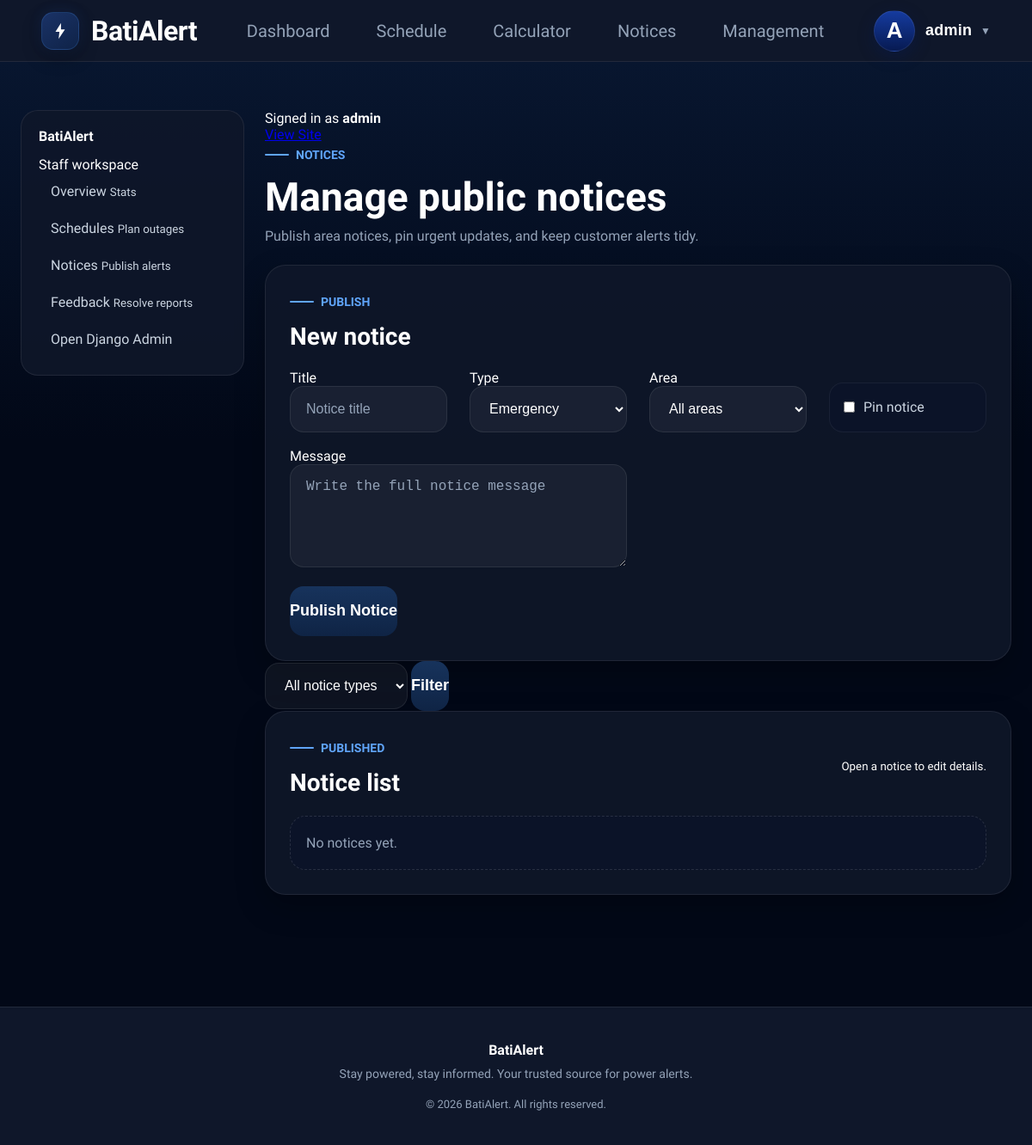
The app's page /management/notices/ (signed in), older data.
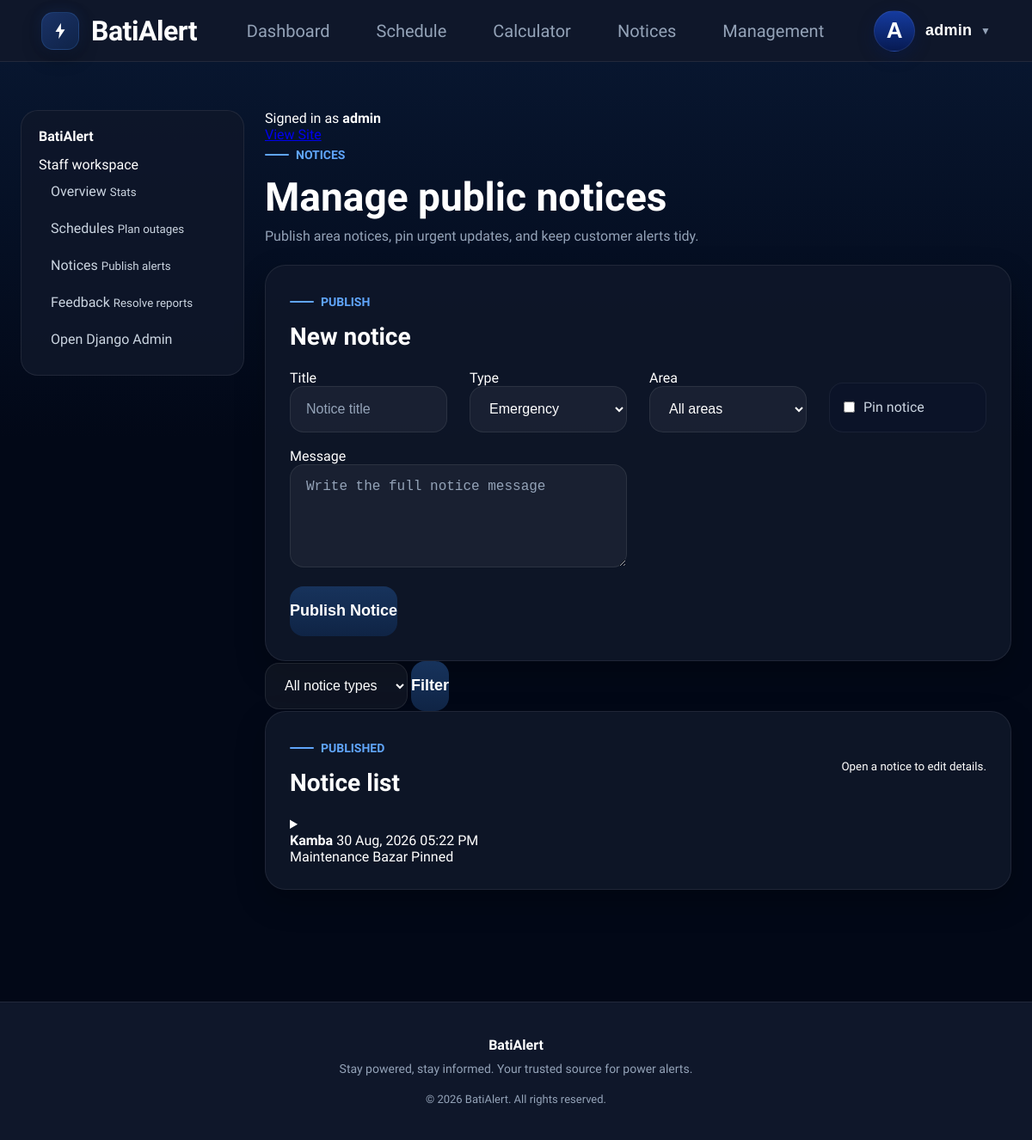
The same page, newer data.
### core/models.py (models this page shows, shortened)
class Notice(models.Model):
    NOTICE_TYPES = [
        ('Emergency', 'Emergency'),
        ('Maintenance', 'Maintenance'),
        ('General', 'General'),
    ]
    area = models.ForeignKey(
        Area,
        on_delete=models.SET_NULL,
        null=True,
        blank=True
    )
    title = models.CharField(
        max_length=200
    )
    message = models.TextField()
    notice_type = models.CharField(
        max_length=50,
        choices=NOTICE_TYPES
    )
    created_at = models.DateTimeField(
        auto_now_add=True
    )
    is_pinned = models.BooleanField(
        default=False
    )

class Area(models.Model):
    district = models.CharField(max_length=100)
    upazila = models.CharField(max_length=100)
    area_name = models.CharField(max_length=100)

### core/views.py (the view)
@staff_member_required
def management_notices(request):
    notices = Notice.objects.select_related("area").order_by(
        "-is_pinned",
        "-created_at"
    )
    notice_type = request.GET.get("type")
    if notice_type:
        notices = notices.filter(notice_type=notice_type)
    return render(
        request,
        "management/notices.html",
        {
            "notices": notices,
            "areas": Area.objects.all().order_by("area_name"),
            "notice_types": Notice.NOTICE_TYPES,
            "selected_type": notice_type,
        }
    )

### users/context_processors.py (called while the page is built)
def appliance_context(request):
    return {
        "appliances":
        Appliance.objects.all()
    }

### templates/management/notices.html (shortened to what this page needs)
{% extends 'management/base.html' %}
{% block management_content %}
<div class="page-heading-row">
    <div>
        <span class="home-kicker">Notices</span>
        <h1>Manage public notices</h1>
        <p>Publish area notices, pin urgent updates, and keep customer alerts tidy.</p>
    </div>
</div>
<section class="dashboard-panel management-card">
    <div class="dashboard-panel-header">
        <div>
            <span class="home-kicker">Publish</span>
            <h2>New notice</h2>
        </div>
    </div>
    <form method="POST" action="{% url 'management_notice_create' %}" class="management-form">
        <label>
            <span>Title</span>
            <input class="form-input" type="text" name="title" placeholder="Notice title" required>
        </label>
        <label>
            <span>Type</span>
            <select class="form-input" name="notice_type">
                {% for value, label in notice_types %}
                <option value="{{ value }}">{{ label }}</option>
                {% endfor %}
            </select>
        </label>
        <label>
            <span>Area</span>
            <select class="form-input" name="area">
                <option value="">All areas</option>
            </select>
        </label>
        <label class="toggle-row"><input type="checkbox" name="is_pinned"> <span>Pin notice</span></label>
        <label class="wide-field">
            <span>Message</span>
            <textarea class="form-input textarea-input" name="message" placeholder="Write the full notice message" required></textarea>
        </label>
        <button class="schedule-btn" type="submit">Publish Notice</button>
    </form>
</section>
<form method="GET" class="management-filter-card solo-filter">
    <select class="form-input" name="type">
        <option value="">All notice types</option>
    </select>
    <button class="schedule-btn" type="submit">Filter</button>
</form>
<section class="dashboard-panel management-card">
    <div class="dashboard-panel-header">
        <div>
            <span class="home-kicker">Published</span>
            <h2>Notice list</h2>
        </div>
        <small>Open a notice to edit details.</small>
    </div>
    {% for notice in notices %}
    <details class="management-record notice-record">
        <summary>
            <div>
                <strong>{{ notice.title }}</strong>
                <span>{{ notice.created_at|date:"d M, Y h:i A" }}</span>
            </div>
            <span class="management-pill">{{ notice.notice_type }}</span>
            {% if notice.area %}
            <span>{{ notice.area.area_name }}</span>
            {% else %}
            <span>All areas</span>
            {% endif %}
            {% if notice.is_pinned %}
            <span class="management-pill pinned">Pinned</span>
            {% endif %}
        </summary>
    </details>
    {% empty %}
    <div class="dashboard-empty compact"><p>No notices yet.</p></div>
    {% endfor %}
</section>
{% endblock %}

Row changes from the older to the newer data that the page shows:
added Notice: title "Kamba", created_at "30 Aug, 2026 05:22 PM", notice_type "Maintenance", area.area_name "Bazar", is_pinned "Pinned"
Text that changed along with them:
text no longer shown: "No notices yet."
